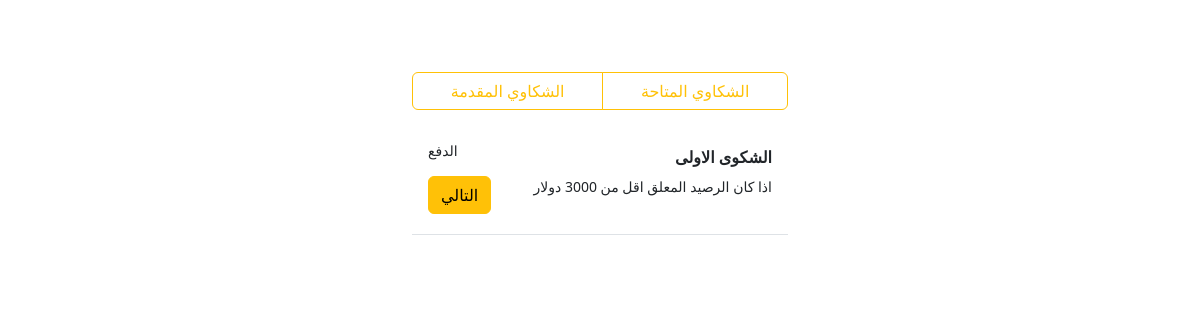
Page /SubmittedComplaints (signed in) on the committed database.
### pages/models.py (models this page shows, shortened)
class SubmittedComplaintModel(models.Model):
    user = models.ForeignKey("auth.User", verbose_name=("المستخدم"), on_delete=models.CASCADE)
    complaint = models.ForeignKey(ComplaintsModel, verbose_name=("الشكوى"), on_delete=models.CASCADE)
    username = models.CharField(("اسم المستخدم"), max_length=50)
    email = models.CharField(("بريد الالكتروني"), max_length=50)
    image = models.ImageField(upload_to='images/%Y/%m/%d')
    progress = models.CharField(("التقدم"), max_length=50, choices=SubmittedComplaintProgressChoices, default='1')
    created_date = models.DateTimeField(auto_now_add=True)

class ComplaintsModel(models.Model):
    name = models.CharField(("اسم الشكوى"), max_length=50)
    desc = models.CharField(("وصف"), max_length=50)
    price = models.DecimalField(("السعر"), max_digits=6, decimal_places=2)
    days = models.IntegerField(("ايام انهاء الطلب"))
    created_date = models.DateTimeField(auto_now_add=True)
    def __str__(self):
        return self.name

### pages/views.py (the view)
# urls.py: path('SubmittedComplaints', views.SubmittedComplaints, name='SubmittedComplaints'),
def SubmittedComplaints(request):
    user = request.user
    submitted_complaints = SubmittedComplaintModel.objects.filter(user=user).order_by('-id')
    return render(request, 'pages/SubmittedComplaints.html', {'submitted_complaints':submitted_complaints})

### templates/pages/SubmittedComplaints.html
{% extends "base.html" %}
{% block sheri %}
{% for submitted_complaint in submitted_complaints %}
<div class="list-group list-group-flush border-bottom scrollarea">
    <div
        class="list-group-item list-group-item-action  py-3 lh-sm" aria-current="true">
        <div class="d-flex w-100 align-items-center justify-content-between"> <strong class="mb-1">{{submitted_complaint.complaint}}</strong> <small class="mb-3">{{submitted_complaint.get_progress_display}}</small> </div>
        <div class="d-flex w-100 align-items-center justify-content-between mb-1 small">
            <p>{{submitted_complaint.complaint.desc}}</p>
            {% if submitted_complaint.progress == '3' %}
            <a href="{% url 'SubmitComplaint' %}?id={{submitted_complaint.complaint.id}}" class="btn btn-warning">التالي</a>
            {% else %}
            <a href="" class="btn btn-warning disabled">التالي</a>
            {% endif %}
        </div>
    </div>
 </div>
{% empty %}
<p class="text-center my-5">لا يوجد شكاوي مقدمة حالياََ</p>
{% endfor %}
{% endblock sheri %}

### rows in the picture
SubmittedComplaintModel: complaint "الشكوى الاولى", progress "الدفع", complaint.desc "اذا كان الرصيد المعلق اقل من 3000 دولار"
